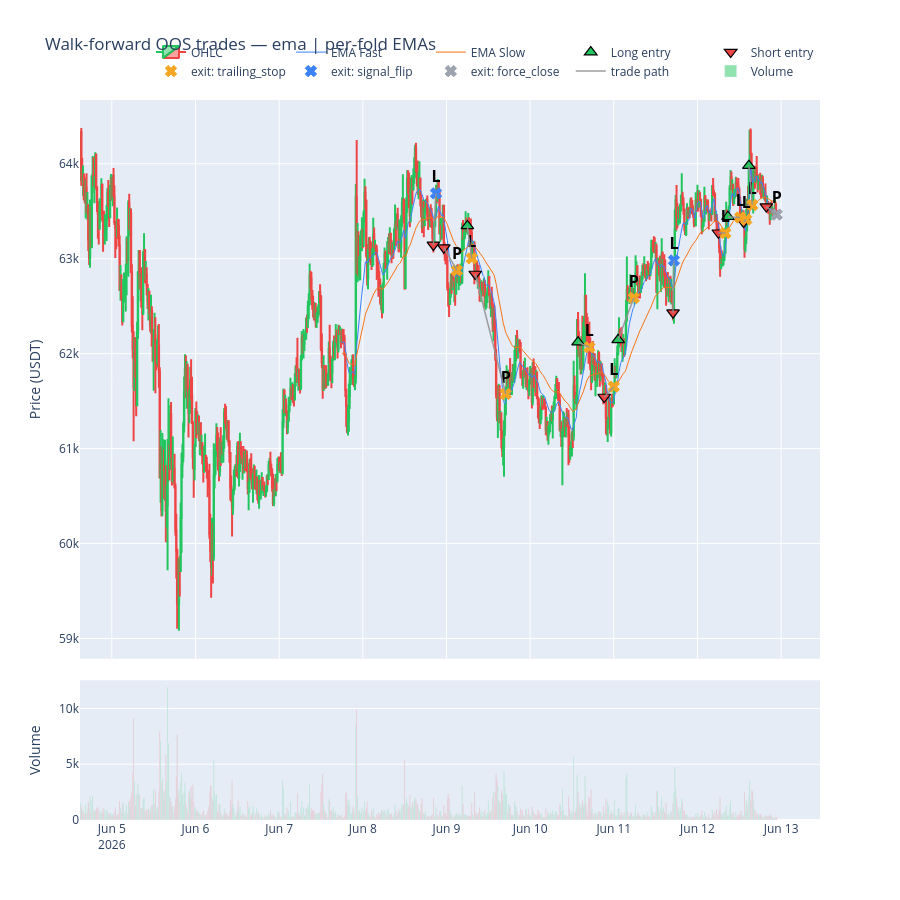

Notebook cell for this chart:
### Code cell
# Walk-forward OOS trades (entries/exits), drawn with the EMAs each fold actually traded.
# Entries sit on real crosses: each fold's winning EMAs are recomputed and shown only over that fold's test window.
# The lines step at fold boundaries (the visible jump) is the re-optimisation.
# See wf.folds_frame() for the per-window parameters.

prepared_wf = df.copy()
prepared_wf["ema_fast"] = float("nan")
prepared_wf["ema_slow"] = float("nan")
for f in wf.folds:
    prep = STRATEGY(dataclasses.replace(STRATEGY_CONFIG, **f.best_params)).prepare(df)
    seg = (df.index >= f.test_start) & (df.index <= f.test_end)
    prepared_wf.loc[seg, ["ema_fast", "ema_slow"]] = prep.loc[seg, ["ema_fast", "ema_slow"]]

build_chart(prepared_wf, trades=wf.oos_trades,
            title=f"Walk-forward OOS trades — {strategy.name} | per-fold EMAs").show()

### Figure 1 — Plotly figure (JSON) as saved in the notebook; plotly's stock layout.template omitted (floating-point values rounded to 4 significant figures; data arrays with more than 128 entries replaced by an {"elided": "..."} marker saying what was removed)
{"data": [{"close": {"elided": "800 float values"}, "decreasing": {"line": {"color": "#ef4444"}}, "high": {"elided": "800 float values"}, "increasing": {"line": {"color": "#22c55e"}}, "low": {"elided": "800 float values"}, "name": "OHLC", "open": {"elided": "800 float values"}, "type": "candlestick", "x": {"elided": "800 str values"}, "xaxis": "x", "yaxis": "y"}, {"hovertemplate": "EMA Fast<br>%{x}<br>%{y:,.2f}<extra></extra>", "line": {"color": "#3b82f6", "width": 1}, "mode": "lines", "name": "EMA Fast", "type": "scatter", "x": {"elided": "800 str values"}, "xaxis": "x", "y": {"elided": "800 float values"}, "yaxis": "y"}, {"hovertemplate": "EMA Slow<br>%{x}<br>%{y:,.2f}<extra></extra>", "line": {"color": "#f97316", "width": 1}, "mode": "lines", "name": "EMA Slow", "type": "scatter", "x": {"elided": "800 str values"}, "xaxis": "x", "y": {"elided": "800 float values"}, "yaxis": "y"}, {"hovertemplate": "%{x}<br>long entry %{y:,.2f}<extra></extra>", "marker": {"color": "#22c55e", "line": {"color": "black", "width": 1.2}, "size": 11, "symbol": "triangle-up"}, "mode": "markers", "name": "Long entry", "type": "scatter", "x": ["2026-06-09T06:00:00+00:00", "2026-06-10T13:45:00+00:00", "2026-06-11T01:15:00+00:00", "2026-06-12T08:45:00+00:00", "2026-06-12T14:45:00+00:00"], "xaxis": "x", "y": [63350.0, 62120.0, 62150.0, 63440.0, 63980.0], "yaxis": "y"}, {"hovertemplate": "%{x}<br>short entry %{y:,.2f}<extra></extra>", "marker": {"color": "#ef4444", "line": {"color": "black", "width": 1.2}, "size": 11, "symbol": "triangle-down"}, "mode": "markers", "name": "Short entry", "type": "scatter", "x": ["2026-06-08T20:15:00+00:00", "2026-06-08T23:15:00+00:00", "2026-06-09T08:15:00+00:00", "2026-06-10T21:15:00+00:00", "2026-06-11T17:00:00+00:00", "2026-06-12T06:00:00+00:00", "2026-06-12T13:15:00+00:00", "2026-06-12T19:45:00+00:00"], "xaxis": "x", "y": [63150.0, 63116, 62840.0, 61540.0, 62430.0, 63270.0, 63390.0, 63550.0], "yaxis": "y"}, {"customdata": [[25.95], [-65.91], [189.1], [-20.63], [-29.61], [59.09], [-11.48], [-13.29], [-16.24], [-76.74]], "hovertemplate": "%{x}<br>exit (trailing_stop) %{y:,.2f}<br>P&L %{customdata[0]:+.2f} bps<extra></extra>", "marker": {"color": "#f5a623", "line": {"color": "#f5a623", "width": 1}, "size": 10, "symbol": "x"}, "mode": "markers+text", "name": "exit: trailing_stop", "text": ["<b>P</b>", "<b>L</b>", "<b>P</b>", "<b>L</b>", "<b>L</b>", "<b>P</b>", "<b>L</b>", "<b>L</b>", "<b>L</b>", "<b>L</b>"], "textfont": {"color": "black", "size": 16}, "textposition": "top center", "type": "scatter", "x": ["2026-06-09T03:00:00+00:00", "2026-06-09T07:15:00+00:00", "2026-06-09T17:00:00+00:00", "2026-06-10T17:00:00+00:00", "2026-06-11T00:00:00+00:00", "2026-06-11T05:45:00+00:00", "2026-06-12T08:00:00+00:00", "2026-06-12T12:15:00+00:00", "2026-06-12T14:00:00+00:00", "2026-06-12T15:45:00+00:00"], "xaxis": "x", "y": [62880.0, 63000.0, 61580.0, 62070.0, 61650.0, 62590.0, 63270.0, 63430.0, 63410.0, 63570.0], "yaxis": "y"}, {"customdata": [[-98.01], [-100.1]], "hovertemplate": "%{x}<br>exit (signal_flip) %{y:,.2f}<br>P&L %{customdata[0]:+.2f} bps<extra></extra>", "marker": {"color": "#3b82f6", "line": {"color": "#3b82f6", "width": 1}, "size": 10, "symbol": "x"}, "mode": "markers+text", "name": "exit: signal_flip", "text": ["<b>L</b>", "<b>L</b>"], "textfont": {"color": "black", "size": 16}, "textposition": "top center", "type": "scatter", "x": ["2026-06-08T21:00:00+00:00", "2026-06-11T17:15:00+00:00"], "xaxis": "x", "y": [63690.0, 62980.0], "yaxis": "y"}, {"customdata": [[1.23]], "hovertemplate": "%{x}<br>exit (force_close) %{y:,.2f}<br>P&L %{customdata[0]:+.2f} bps<extra></extra>", "marker": {"color": "#9ca3af", "line": {"color": "#9ca3af", "width": 1}, "size": 10, "symbol": "x"}, "mode": "markers+text", "name": "exit: force_close", "text": ["<b>P</b>"], "textfont": {"color": "black", "size": 16}, "textposition": "top center", "type": "scatter", "x": ["2026-06-12T22:45:00+00:00"], "xaxis": "x", "y": [63465], "yaxis": "y"}, {"hoverinfo": "skip", "line": {"color": "rgba(148,148,148,0.9)", "width": 1.5}, "mode": "lines", "name": "trade path", "type": "scatter", "x": ["2026-06-08T20:15:00+00:00", "2026-06-08T21:00:00+00:00", null, "2026-06-08T23:15:00+00:00", "2026-06-09T03:00:00+00:00", null, "2026-06-09T06:00:00+00:00", "2026-06-09T07:15:00+00:00", null, "2026-06-09T08:15:00+00:00", "2026-06-09T17:00:00+00:00", null, "2026-06-10T13:45:00+00:00", "2026-06-10T17:00:00+00:00", null, "2026-06-10T21:15:00+00:00", "2026-06-11T00:00:00+00:00", null, "2026-06-11T01:15:00+00:00", "2026-06-11T05:45:00+00:00", null, "2026-06-11T17:00:00+00:00", "2026-06-11T17:15:00+00:00", null, "2026-06-12T06:00:00+00:00", "2026-06-12T08:00:00+00:00", null, "2026-06-12T08:45:00+00:00", "2026-06-12T12:15:00+00:00", null, "2026-06-12T13:15:00+00:00", "2026-06-12T14:00:00+00:00", null, "2026-06-12T14:45:00+00:00", "2026-06-12T15:45:00+00:00", null, "2026-06-12T19:45:00+00:00", "2026-06-12T22:45:00+00:00", null], "xaxis": "x", "y": [63150.0, 63690.0, null, 63116, 62880.0, null, 63350.0, 63000.0, null, 62840.0, 61580.0, null, 62120.0, 62070.0, null, 61540.0, 61650.0, null, 62150.0, 62590.0, null, 62430.0, 62980.0, null, 63270.0, 63270.0, null, 63440.0, 63430.0, null, 63390.0, 63410.0, null, 63980.0, 63570.0, null, 63550.0, 63465, null], "yaxis": "y"}, {"marker": {"color": {"elided": "800 str values"}}, "name": "Volume", "type": "bar", "x": {"elided": "800 str values"}, "xaxis": "x2", "y": {"elided": "800 float values"}, "yaxis": "y2"}], "layout": {"height": 900, "legend": {"orientation": "h", "x": 1, "xanchor": "right", "y": 1.02, "yanchor": "bottom"}, "showlegend": true, "title": {"text": "Walk-forward OOS trades — ema | per-fold EMAs"}, "xaxis": {"anchor": "y", "domain": [0, 1], "matches": "x2", "rangeslider": {"visible": false}, "showticklabels": false}, "xaxis2": {"anchor": "y2", "domain": [0, 1]}, "yaxis": {"anchor": "x", "domain": [0.224, 1], "title": {"text": "Price (USDT)"}}, "yaxis2": {"anchor": "x2", "domain": [0, 0.194], "title": {"text": "Volume"}}}}
